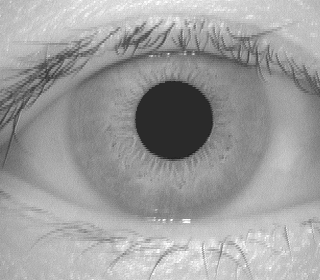
#> input picture data/CASIA Iris Image Database (version 1.0)/001/1/001_1_3.bmp, 320 x 280 px
$ python -i IrisLocalization.py   (imports and definitions only)
#> lines starting #> are read from the running program, lines starting #| are printed output that depends on the picture; after the words box and inside, x2 and y2 are one past the last pixel; in counts of white or black regions, pixels touching at a corner belong together
#> further down, picture is the input picture: shape (280, 320); min 29, max 255, mean 158
#!/usr/bin/env python3
# -*- coding: utf-8 -*-
"""
Created on Sun Mar 18 23:48:16 2018

@author: wentingyu
"""
import numpy as np
import cv2
from scipy.spatial.distance import *

def roughPupilBound(img):
    # adding a threshold and small bounding box to exclude the eyelashes
    # so that we can get a more accurate estimates of Xp and Yp
    ret, thresh0 = cv2.threshold(img[70:, 62:-62],65,255,cv2.THRESH_BINARY)
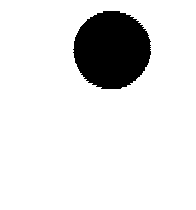
#> thresh0: shape (210, 196); 88.5% white; 1 black region, box (x1, y1, x2, y2) and area: (73, 11, 151, 89) 4731
    ver_pro = np.sum(thresh0, axis = 0)  # vertical projection profile, col sum, 320
#> ver_pro = 196 values, max 53550 at index 0, min 33660 at index 103, mean 47394.9
    hor_pro = np.sum(thresh0, axis = 1)  # horizontal projection profile, row sum, 280
#> hor_pro = 210 values, max 49980 at index 0, min 30090 at index 49, mean 44235.2
    Xp = np.argmin(ver_pro) # minima of vertical projection - vertical center of pupil
#> Xp = 103
    Yp = np.argmin(hor_pro) # minima of vertical projection - horizontal center of pupil
#> Yp = 49
    return(Xp + 62 ,Yp + 70)


def pupilBoundary(img):
    [Xp,Yp] = roughPupilBound(img)
#> Xp = 165; Yp = 119

    subimg = img[(Yp-62):(Yp+62), (Xp-64):(Xp+70)]
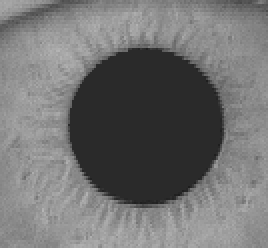
#> subimg: shape (124, 134) (shown 2 times larger); min 29, max 181, mean 113.3
    ret, thresh = cv2.threshold(subimg,65,255,cv2.THRESH_BINARY)
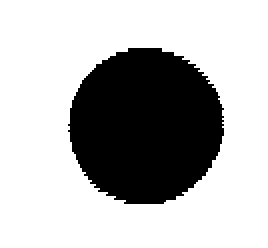
#> thresh: shape (124, 134) (shown 2 times larger); 71.5% white; 1 black region, box (x1, y1, x2, y2) and area: (34, 24, 112, 102) 4731
    Xp_acc,Yp_acc = roughPupilBound(thresh)
#> Xp_acc = 63; Yp_acc = 70

    # calculating radius of the pupil
    dia1 = (np.max(np.where(thresh[Yp_acc, ] ==0)) - np.min(np.where(thresh[Yp_acc, ] ==0)))
#> dia1 = 75
    dia2 = (np.max(np.where(thresh[:,Xp_acc] ==0)) - np.min(np.where(thresh[:, Xp_acc] ==0)))
#> dia2 = 75
    radius = np.int0(np.sum([dia1,dia2])/4)
#> radius = 37

    imgm = cv2.GaussianBlur(img,(5,5),0)
    testimg = cv2.normalize(imgm, 242, 255)
#> testimg: shape (280, 320); values 0 (black) and 1 (white), 93.5% white; 33 black regions (22 under 20 px), largest, box (x1, y1, x2, y2) and area: (135, 80, 214, 161) 4954, (39, 64, 63, 87) 170, (196, 52, 248, 67) 143
    edge = cv2.Canny(testimg,0, 1,L2gradient = True)[72:,(Xp-75):(Xp+75)]
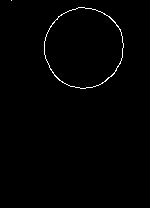
#> edge: shape (208, 150); 0.84% white in thin lines or dots, all inside (x1, y1, x2, y2) = (11, 0, 124, 89)


    circle = cv2.HoughCircles(edge, cv2.HOUGH_GRADIENT,1,250,
                           param1 =50,param2=10,minRadius= radius - 3,maxRadius =  radius + 4)
#> circle = [[83.5, 47.5, 40.4]]

    circle = np.int0(np.array(circle))
#> circle = [[83, 47, 40]]
    [xp,yp,r] = circle[0,0]
#> xp = 83; yp = 47; r = 40

    return(xp + (Xp-75), yp + 72,r)


def irisBoundary(img):
    [Xp,Yp,r] = pupilBoundary(img)
#> Xp = 173; Yp = 119; r = 40
    imgm = cv2.GaussianBlur(img,(5,5),0)

    circles = []
    rmID = []
    threshList = list(range(110,225,1))
    for i in range(0, len(threshList)):
        testimg = cv2.normalize(imgm, 110, threshList[i])
        edge = cv2.Canny(testimg,0, 1, L2gradient = True)
        c = cv2.HoughCircles(edge, cv2.HOUGH_GRADIENT,1,250,
                           param1=30,param2=10,minRadius= 98,maxRadius= 118)

        if c is None:
            rmID.append(i)
        else:
            circles.append(c[0,0])
#> this loop made 115 passes
#> c on passes 6, 9, 11, 12, 13, 14, 15, 16, 17, 18, 19, 20: [[172.5, 144.5, 115.2]], [[150.5, 141.5, 113]], [[155.5, 138.5, 117.4]], [[122.5, 134.5, 116.3]], [[251.5, 127.5, 113]], [[213.5, 130.5, 117.4]], [[215.5, 132.5, 117.4]], [[141.5, 133.5, 117.4]], [[115.5, 131.5, 109.7]], [[117.5, 133.5, 111.9]], [[144.5, 135.5, 117.4]], [[87.5, 144.5, 110.8]]
#> pass 2, in irisBoundary, `edge = cv2.Canny(testimg,0, 1, L2gradient = True)`:
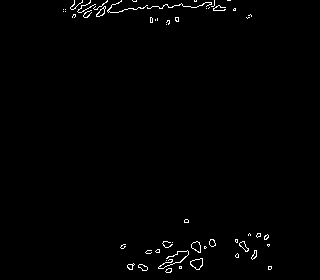
#> edge: shape (280, 320); 0.99% white in thin lines or dots, all inside (x1, y1, x2, y2) = (63, 0, 272, 273)
#> after the loop:
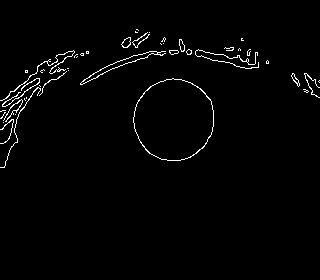
#> edge: shape (280, 320); 1.7% white in thin lines or dots, all inside (x1, y1, x2, y2) = (0, 29, 320, 168)
#> after the loop:
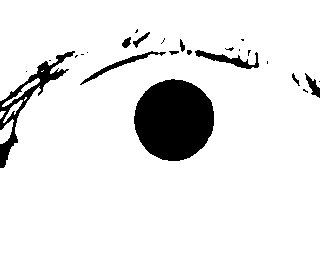
#> testimg: shape (280, 320); values 0 (black) and 1 (white), 91.3% white; 25 black regions (14 under 20 px), largest, box (x1, y1, x2, y2) and area: (134, 79, 214, 161) 5108, (0, 51, 75, 168) 1457, (195, 50, 259, 69) 408
#> after the loop, circles = 107 items, first 6: [172.5, 144.5, 115.2], [150.5, 141.5, 113], [155.5, 138.5, 117.4], [122.5, 134.5, 116.3], [251.5, 127.5, 113], [213.5, 130.5, 117.4]; rmID = [0, 1, 2, 3, 4, 6, 7, 9]

    [X_iris, Y_iris, r_iris] = getBestCircle(circles, pupilBoundary(img))
    return(X_iris, Y_iris, r_iris)


def getBestCircle(CircleCenterList, pupilCenter):
    # choosing the circle that is closer to the center of pupil
#> called with pupilCenter = (173, 119, 40)
    a = CircleCenterList
#> a has the same summary as circles in irisBoundary
    b = pupilCenter
#> b = (173, 119, 40)
    dis = []
    for i in range(0, len(a)):
        dis.append(sqeuclidean(a[i][0:2], b[0:2]))
#> this loop made 107 passes
#> after the loop, dis = 107 values, max 7960.5 at index 11, min 0.5 at index 23, mean 1891
    return(a[np.argmin(dis)])

>>> import cv2
>>> picture = cv2.imread('../data/CASIA Iris Image Database (version 1.0)/001/1/001_1_3.bmp', cv2.IMREAD_GRAYSCALE)
>>> result = irisBoundary(picture)
#> in irisBoundary, `[X_iris, Y_iris, r_iris] = getBestCircle(circles, pupilBoundary(img))`: X_iris = 173.5; Y_iris = 118.5; r_iris = 105.1
#> result = (173.5, 118.5, 105.1)
